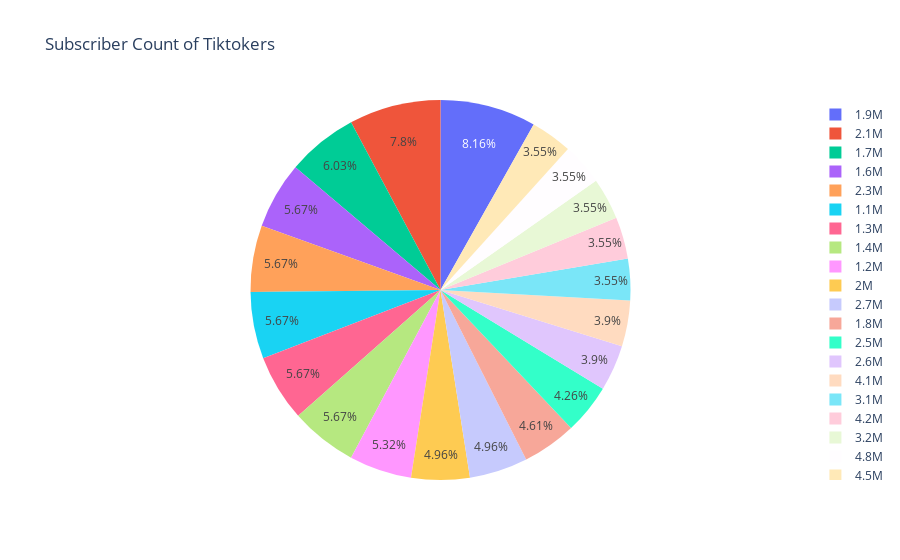

Notebook source saved alongside this figure:
### Code cell
fig = px.pie(subscriber_count, values=subscriber_count.counts[:20], names=subscriber_count['Subscribers Count'][:20], title='Subscriber Count of Tiktokers')
fig.show();

### Figure 1 — Plotly figure (JSON) as saved in the notebook; plotly's stock layout.template omitted (floating-point values rounded to 4 significant figures)
{"data": [{"domain": {"x": [0, 1], "y": [0, 1]}, "hovertemplate": "label=%{label}<br>value=%{value}<extra></extra>", "labels": ["1.9M", "2.1M", "1.7M", "1.6M", "2.3M", "1.1M", "1.3M", "1.4M", "1.2M", "2M", "2.7M", "1.8M", "2.5M", "2.6M", "4.1M", "3.1M", "4.2M", "3.2M", "4.8M", "4.5M"], "legendgroup": "", "name": "", "showlegend": true, "type": "pie", "values": [23, 22, 17, 16, 16, 16, 16, 16, 15, 14, 14, 13, 12, 11, 11, 10, 10, 10, 10, 10]}], "layout": {"legend": {"tracegroupgap": 0}, "title": {"text": "Subscriber Count of Tiktokers"}}}
